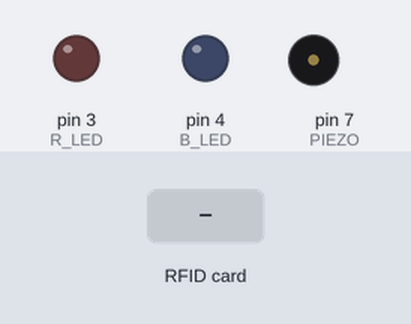
Simulated run of this sketch. Board: Arduino Uno, built with avr-gcc and run on an emulated ATmega328P. Parts: output pins drawn as LEDs (lit = HIGH), buzzer (waves = sounding, pin HIGH). Inputs (shaded band) come from the test bench. Pins used as bus, display or sensor lines are not drawn; what the sketch prints to the serial monitor is not drawn.

Above: at 1.2 s.
1.3 s: RFID card 5E 7A 19 C4 held to the reader
At 1.7 s:
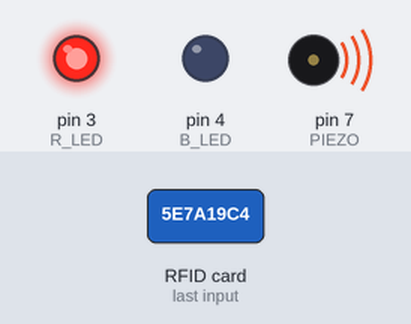
Timing chart, 0 to 4.3 s (numbered marks = the images above; inputs shaded):
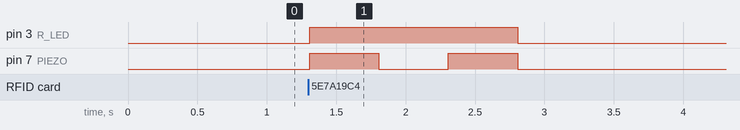

The sketch:

12_RFID_03.ino
```cpp
#include <MFRC522.h>
#include <SPI.h> //단거리간 통신 방법 중 하나

#define RST_PIN 9
#define SS_PIN 10

int R_LED = 3;
int B_LED = 4;
int PIEZO = 7;

MFRC522 myMFRC(SS_PIN, RST_PIN); // MFRC522 라이브러리를 사용해서 나만의 myMFRC 객체 생성

void setup() {
  Serial.begin(9600);

  pinMode(3, OUTPUT);
  pinMode(4, OUTPUT);
  pinMode(7, OUTPUT);

  SPI.begin(); // SPI 통신 초기화(실행)
              // SPI 통신: 하나의 master(아두이노)와 다수의 slave(종속적인 역할, RFID리더) 간의 통신 방식
  myMFRC.PCD_Init(); //RFID 리더기 초기화(실행)

  myMFRC.PCD_DumpVersionToSerial(); // 연결 확인용 버전 정보 출력 코드
  Serial.println("RFID 통신 준비 완료");
}

void loop() {
  digitalWrite(R_LED, LOW);
  digitalWrite(B_LED, LOW);
  digitalWrite(PIEZO, LOW);

  // 1. 근처에 태그가 있는 지 확인
  if(!myMFRC.PICC_IsNewCardPresent())
    return;  //새로운 카드 없을 시 리턴
  // 2. 근처 태그의 UID 확인
  if(!myMFRC.PICC_ReadCardSerial())
    return;

  Serial.print("Card UID: ");


  //태그의 UID값을 받아와 출력
  // 아두이노는 한 번의 통신에 1바이트만 통신이 가능하기 때문에
  // 근처 태그의 UID 길이 만큼 반복문을 통해서 시리얼 모니터에 출력
  for (byte i = 0; i < myMFRC.uid.size; i++) {
    Serial.print(myMFRC.uid.uidByte[i]);
    Serial.print(" ");
  }

  Serial.println(""); // 하나의 태그 UID 출력 완료시 줄바꿈
  int isWhiteCard = (myMFRC.uid.uidByte[0] == 164 && myMFRC.uid.uidByte[1] == 156
      && myMFRC.uid.uidByte[2] == 80 && myMFRC.uid.uidByte[3] == 5);

  if (isWhiteCard == true) {
    digitalWrite(B_LED, HIGH);
    digitalWrite(PIEZO, HIGH);
    delay(500);
    digitalWrite(PIEZO, LOW);
    digitalWrite(B_LED, LOW);
    return;
  } else {
    digitalWrite(R_LED, HIGH);
    digitalWrite(PIEZO, HIGH);
    delay(500);
    digitalWrite(PIEZO, LOW);
    delay(500);
    digitalWrite(PIEZO, HIGH);
    delay(500);
    digitalWrite(PIEZO, LOW);
    digitalWrite(R_LED, LOW);

  }

  // 통신 종료 (통신 종료를 안 하면 다른 루프에서 근처의 태그 UID를 인식하지 못하는 경우 존재.)
  myMFRC.PICC_HaltA();
  myMFRC.PCD_StopCrypto1();

  delay (1000); //연속 인식 방지
}
```

Measured:
- after the input at 1.3 s, pin 3 (R_LED): LOW → HIGH at once, → LOW 1.5 s later; pin 7 (PIEZO): alternates HIGH for 0.50 s and LOW for 0.50 s, 4 changes in all, then stays LOW, starting at once
